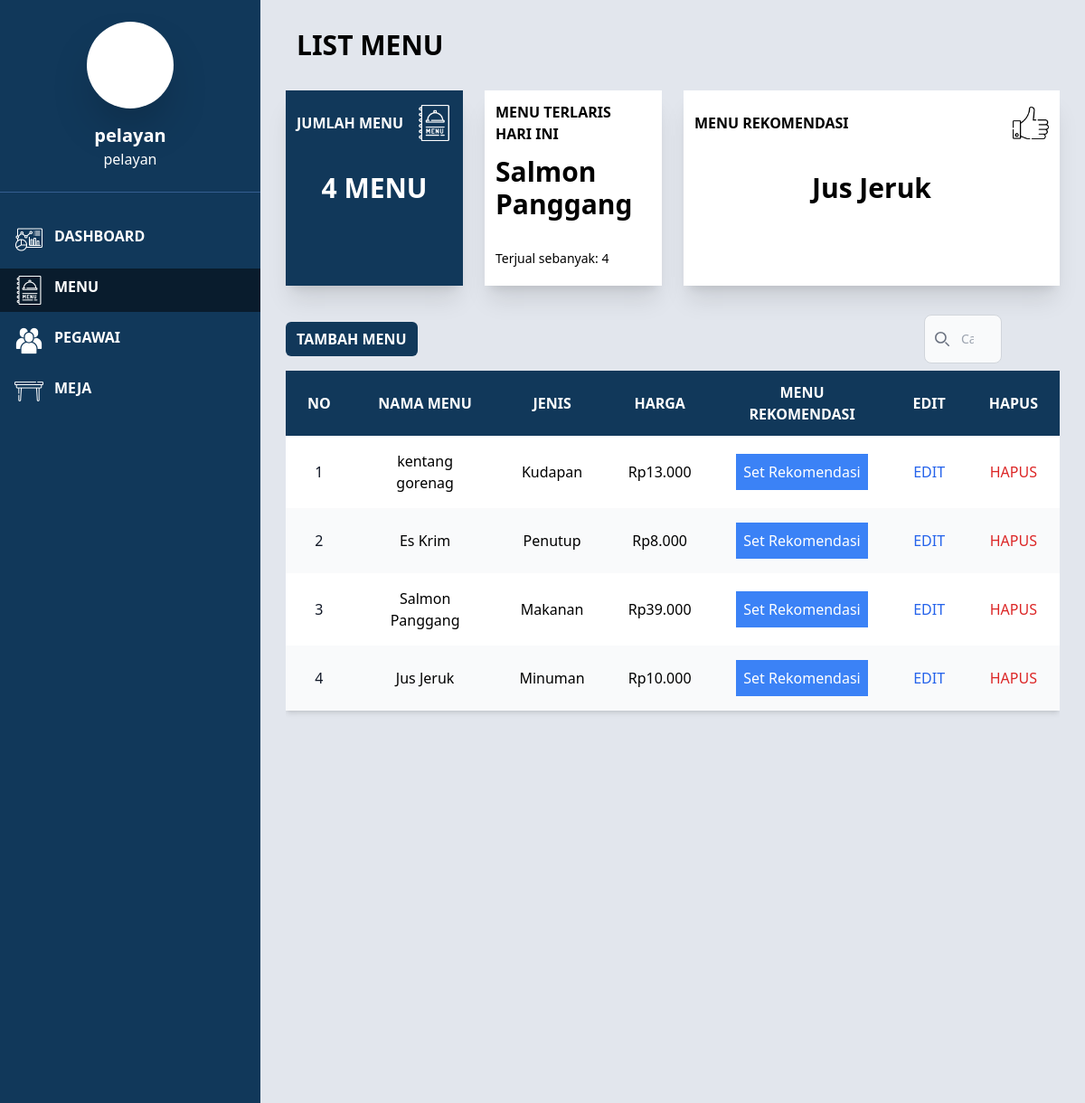
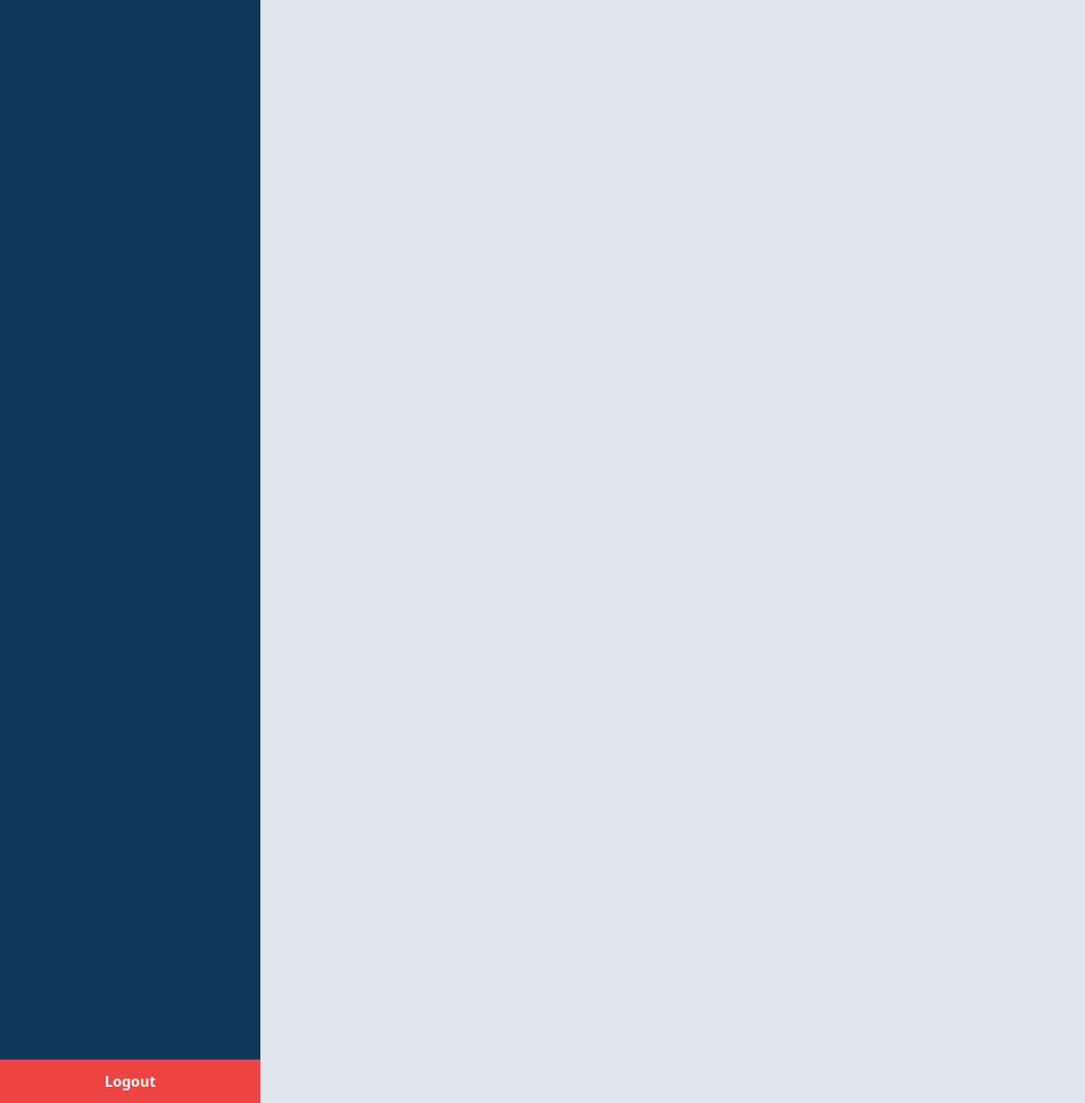
The page /public/pages/manajer/listmenu.php (signed in) on the database its author committed (2 pictures, top to bottom).
### tables this page shows
CREATE TABLE `karyawan` (
  `id_karyawan` int(11) NOT NULL,
  `nama` varchar(100) DEFAULT NULL,
  `kontak` varchar(15) DEFAULT NULL,
  `jabatan` enum('pelayan','koki','kasir','manager') DEFAULT NULL,
  `password_karyawan` varchar(255) DEFAULT NULL,
  `alamat` varchar(255) DEFAULT NULL
);

CREATE TABLE `menu` (
  `id_menu` int(11) NOT NULL,
  `nama_menu` varchar(100) DEFAULT NULL,
  `harga` decimal(10,2) DEFAULT NULL,
  `jenis_menu` enum('Makanan','Minuman','Penutup','Kudapan') NOT NULL,
  `kapasitas_menu` int(11) DEFAULT NULL,
  `status_menu` enum('Sedia','Tidak Sedia') NOT NULL,
  `deskripsi_Menu` text DEFAULT NULL,
  `gambar_menu` varchar(255) DEFAULT NULL,
  `rekomendasi` enum('ya','tidak') DEFAULT 'tidak'
);

### public/pages/manajer/listmenu.php (the view, shortened to what this page needs)
<?php
include "koneksi.php";
$id_karyawan = $_SESSION['id_karyawan'];
$query = "SELECT nama, jabatan FROM karyawan WHERE id_karyawan = ?";
$stmt = $conn->prepare($query);
$stmt->bind_param("i", $id_karyawan);
$stmt->execute();
$result = $stmt->get_result();
if ($result->num_rows > 0) {
    $pegawai = $result->fetch_assoc();
    if (isset($pegawai['nama']) && isset($pegawai['jabatan'])) {
        $nama = $pegawai['nama'];
        $jabatan = $pegawai['jabatan'];
    } else {
        die('Data pegawai tidak lengkap.');
    }
} else {
    die('Data pegawai tidak ditemukan.');
}
function getTotalMenu($conn)
{
    $query = "SELECT COUNT(id_menu) as total FROM menu";
    $result = mysqli_query($conn, $query);
    if ($result) {
        $row = mysqli_fetch_assoc($result);
        return $row['total'];
    } else {
        return 0;
    }
}
function getMenuData($conn, $search = '')
{
    $searchParam = '%' . $search . '%';
    $query = "SELECT id_menu, nama_menu, jenis_menu, harga, rekomendasi FROM menu WHERE nama_menu LIKE ? OR jenis_menu LIKE ?";
    $stmt = $conn->prepare($query);
    $stmt->bind_param("ss", $searchParam, $searchParam);
    $stmt->execute();
    return $stmt->get_result();
}
function getMostSoldMenuToday($conn)
{
    $today = date('Y-m-d');
    $sql = "
    SELECT
        menu.nama_menu,
        SUM(detail_pesanan.jumlah) as total_sold
    FROM
        detail_pesanan
    JOIN
        pesanan
    ON
        detail_pesanan.id_pesanan = pesanan.id_pesanan
    JOIN
        menu
    ON
        detail_pesanan.id_menu = menu.id_menu
    WHERE
        DATE(pesanan.tanggal_waktu_pesanan) = ?
    GROUP BY
        menu.id_menu
    ORDER BY
        total_sold DESC
    LIMIT 1";
    $stmt = $conn->prepare($sql);
    $stmt->bind_param('s', $today);
    $stmt->execute();
    $result = $stmt->get_result();
    if ($result->num_rows > 0) {
        return $result->fetch_assoc();
    } else {
        return null;
    }
}
$search = isset($_GET['search']) ? mysqli_real_escape_string($conn, $_GET['search']) : '';
$menuData = getMenuData($conn, $search);
$totalMenu = getTotalMenu($conn);
$mostSoldMenu = getMostSoldMenuToday($conn);
$query = "SELECT nama_menu FROM menu WHERE rekomendasi = 'ya'";
$result = $conn->query($query);
$recommendedMenu = $result->num_rows > 0 ? $result->fetch_assoc()['nama_menu'] : 'Tak ada menu yang direkomendasikan.';
?>
<!DOCTYPE html>
<html lang="en">
<head>
    <link href="./../../css/output.css" rel="stylesheet">
</head>
<body class="bg-gray-100 font-sans antialiased">
    <div class="flex">
        <div class="w-72 bg-[#11385a] text-white flex flex-col h-screen">
            <div class="flex items-center justify-center p-6 border-b border-[#355e91]">
                <div class="text-center">
                    <div class="w-24 h-24 bg-white rounded-full mx-auto shadow-2xl"></div>
                    <h2 class="mt-4 text-xl font-semibold"><?php echo htmlspecialchars($nama); ?></h2>
                    <p><?php echo htmlspecialchars($jabatan); ?></p>
                </div>
            </div>
            <nav class="flex flex-col mt-6 ">
                <a href="./dashboard.php" class="px-4 py-2 my-1 flex flex-row font-semibold hover:bg-[#091c2d]">
                    <img src="./../../image/dashboard.png" class="w-8 mr-3" alt="">
                    <div class="">DASHBOARD</div>
                </a>
                <a href="./listmenu.php" class="px-4 py-2 flex my-1 flex-row font-semibold  bg-[#091c2d]">
                    <img src="./../../image/menu.png  " class="w-8 mr-3" alt="">
                    <div class="font-semibold  ">MENU</div>
                </a>
                <a href="./pegawai.php" class="px-4 py-2 flex my-1 flex-row font-semibold  hover:bg-[#091c2d]">
                    <img src="./../../image/karyawan.png" class="w-8 mr-3" alt="">
                    <div class="font-semibold  ">PEGAWAI</div>
                </a>
                <a href="./listmeja.php" class="px-4 py-2 flex my-1 flex-row font-semibold  hover:bg-[#091c2d]">
                    <img src="./../../image/meja.png" class="w-8 mr-3" alt="">
                    <div class="font-semibold  ">MEJA</div>
                </a>
            </nav>
            <div class="flex flex-col mt-auto text-center">
                <button id="logoutButton" class="p-3 font-bold bg-red-500 text-white hover:bg-red-600">Logout</button>
            </div>
        </div>
        <div class="flex-1 overflow-hidden h-screen bg-[#e2e6ed] overflow-y-auto">
            <div class="w-full text-3xl my-8 font-semibold mx-10">LIST MENU</div>
            <div class="grid grid-cols-4 h-52 gap-6 mx-7">
                <div class="grid grid-rows-4 grid-cols-1 p-3 shadow-xl text-white bg-[#11385a]">
                    <div class="flex items-center justify-between">
                        <h3 class="font-semibold uppercase">Jumlah Menu</h3>
                        <img src="./../../image/menu.png" alt="" class="w-10">
                    </div>
                    <div class="flex justify-center items-center row-span-2">
                        <p class="text-3xl font-semibold"><?php echo $totalMenu; ?> MENU</p>
                    </div>
                </div>
                <div class="grid grid-rows-4 grid-cols-1 p-3 shadow-xl bg-white">
                    <div class="flex items-center justify-between">
                        <h3 class="font-semibold uppercase">Menu Terlaris Hari Ini</h3>
                    </div>
                    <div class="flex justify-center items-center row-span-2">
                        <?php
                        if ($mostSoldMenu) {
                            echo "<p class='text-3xl font-semibold'>" . htmlspecialchars($mostSoldMenu['nama_menu']) . "</p>";
                        } else {
                            echo "<p class='text-3xl font-semibold'>Tidak ada data penjualan hari ini.</p>";
                        }
                        ?>
                    </div>
                    <div class="text-sm pt-5">
                        <?php
                        if ($mostSoldMenu) {
                            echo "Terjual sebanyak: " . htmlspecialchars($mostSoldMenu['total_sold']);
                        }
                        ?>
                    </div>
                </div>
                <div class="col-span-2 grid grid-rows-4 grid-cols-1 p-3 shadow-xl bg-white">
                    <div class="flex items-center justify-between">
                        <h3 class="font-semibold uppercase">Menu Rekomendasi</h3>
                        <img src="./../../image/thumb.png" alt="" class="w-10">
                    </div>
                    <div class="flex justify-center items-center row-span-2">
                        <p class='text-3xl font-semibold'><?php echo htmlspecialchars($recommendedMenu); ?></p>
                    </div>
                </div>
            </div>
            <div class="grid grid-cols-4 mt-10 mx-7">
                <div class="m-auto ml-0">
                    <a href="./tambahmenu.php" class="bg-[#11385a] text-white font-semibold px-3 py-2 rounded-md">TAMBAH
                        MENU</a>
                </div>
                <div></div>
                <div></div>
                <div>
                    <div>
                        <form class="flex justify-end px-16" method="GET">
                            <div class="relative">
                                <div class="absolute inset-y-0 start-0 flex items-center ps-3 pointer-events-none">
                                </div>
                                <input type="search" id="default-search" name="search"
                                    class="block w-full p-4 ps-10 text-sm text-gray-900 border border-gray-300 rounded-lg bg-gray-50"
                                    placeholder="Cari Menu" value="<?php echo htmlspecialchars($search); ?>" />
                            </div>
                        </form>
                    </div>
                </div>
            </div>
            <div class="mt-2 mx-7 h-screen overflow-y-scroll">
                <div class="relative shadow-md">
                    <table class="w-full">
                        <thead class="uppercase bg-[#11385a] text-white">
                            <tr>
                                <th scope="col" class="px-6 py-3">No</th>
                                <th scope="col" class="px-6 py-3">Nama Menu</th>
                                <th scope="col" class="px-6 py-3">Jenis</th>
                                <th scope="col" class="px-6 py-3">Harga</th>
                                <th scope="col" class="px-6 py-3">Menu Rekomendasi</th>
                                <th scope="col" class="px-6 py-3">Edit</th>
                                <th scope="col" class="px-6 py-3">Hapus</th>
                            </tr>
                        </thead>
                        <tbody>
                            <?php
                            $no = 1;
                            while ($row = mysqli_fetch_assoc($menuData)) {
                                echo "<tr class='odd:bg-white even:bg-gray-50 text-center'>";
                                echo "<th scope='row' class='px-6 py-4 font-medium text-gray-900 whitespace-nowrap'>{$no}</th>";
                                echo "<td class='px-6 py-4'>{$row['nama_menu']}</td>";
                                echo "<td class='px-6 py-4'>{$row['jenis_menu']}</td>";
                                echo "<td class='px-6 py-4'>Rp" . number_format($row['harga'], 0, ',', '.') . "</td>";
                                echo "<td class='px-6 py-4'>
                                        <form method='POST' action='listmenu.php'>
                                            <input type='hidden' name='rekomendasi' value='{$row['id_menu']}'>
                                            <button type='submit' class='bg-blue-500 text-white p-2 rounded'>Set Rekomendasi</button>
                                        </form>
                                      </td>";
                                echo "<td class='px-6 py-4'><a href='./edit_menu.php?id={$row['id_menu']}' class='font-medium text-blue-600 hover:underline'>EDIT</a></td>";
                                echo "<td class='px-6 py-4'><a href='listmenu.php?id={$row['id_menu']}' class='font-medium text-red-600 hover:underline' onclick='return confirm(\"Are you sure you want to delete this item?\")'>HAPUS</a></td>";
                                echo "</tr>";
                                $no++;
                            }
                            ?>
                        </tbody>
                    </table>
                </div>
            </div>
        </div>
    </div>
</body>
</html>

### rows shown on the page
karyawan: nama "pelayan", jabatan "pelayan"
menu: nama_menu "Jus Jeruk", jenis_menu "Minuman", harga "10.000"
menu: nama_menu "kentang gorenag", jenis_menu "Kudapan", harga "13.000"
menu: nama_menu "Es Krim", jenis_menu "Penutup", harga "8.000"
menu: nama_menu "Salmon Panggang", jenis_menu "Makanan", harga "39.000"

### other values the page prints
$totalMenu "4"
$mostSoldMenu['nama_menu'] "Salmon Panggang"
$mostSoldMenu['total_sold'] "4"
